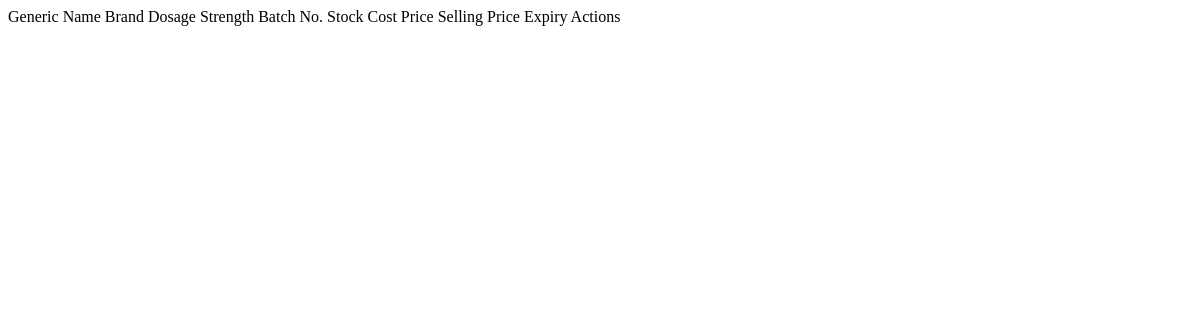
The page /drugs/ (signed in) on the database as committed earlier.
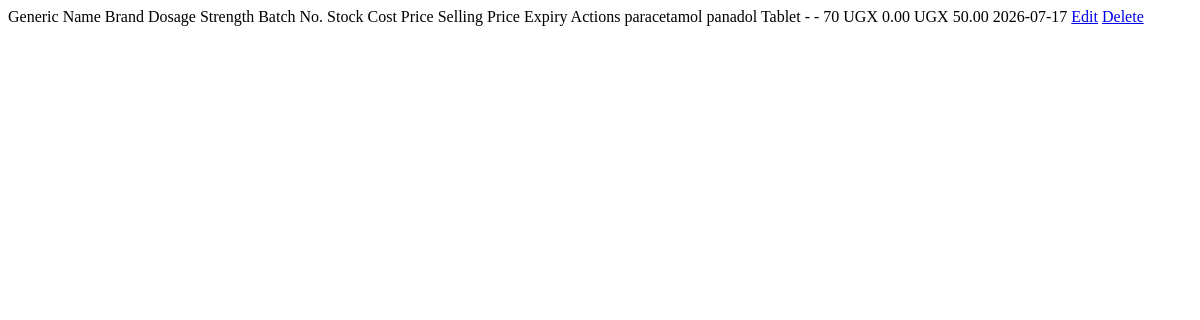
The same page on the database as committed later.
### stock/models.py (models this page shows, shortened)
class Drug(models.Model):
    markup_percentage = models.DecimalField(
        max_digits=5,
        decimal_places=2,
        default=50.00,
        help_text="Default 50% (1.5x cost price)"
)
    DOSAGE_CHOICES = [
        ('tablet', 'Tablet'),
        ('capsules', 'Capsules'),
        ('injection', 'Injection'),
        ('syrup', 'Syrup'),
        ('suspension', 'Suspension'),
        ('drops', 'Drops'),
        ('ointment', 'Ointment'),
        ('cream', 'Cream'),
        ('jerry', 'Jerry'),
        ('oil', 'Oil'),
        ('spray', 'Spray'),
        ('gel', 'Gel'),
        ('powder', 'Powder'),
        ('liquid', 'Liquid'),
        ('balm', 'Balm'),
    ]
    name = models.CharField(max_length=200)
    generic_name = models.CharField(max_length=200, blank=True, null=True)
    brand = models.CharField(max_length=100, blank=True, null=True)
    description = models.TextField(blank=True, null=True)
    dosage = models.CharField(
        max_length=50,
        choices=DOSAGE_CHOICES,
        default='tablet',
        blank=True,
        null=True,
        help_text="Select the dosage form"
    )
    strength = models.CharField(
        max_length=100,
        blank=True,
        null=True,
        help_text="e.g., 500mg, 10mg/5ml"
    )
    category = models.ForeignKey(Category, on_delete=models.SET_NULL, null=True, related_name='drugs')
    supplier = models.ForeignKey(Supplier, on_delete=models.SET_NULL, null=True, related_name='drugs')
    cost_price = models.DecimalField(max_digits=10, decimal_places=2, default=0)
    selling_price = models.DecimalField(max_digits=10, decimal_places=2, default=0)
    stock_quantity = models.PositiveIntegerField(default=0)
    reorder_level = models.PositiveIntegerField(default=10)  # FIXED: renamed from min_stock_level
    max_stock_level = models.PositiveIntegerField(default=100, blank=True, null=True)
    expiry_date = models.DateField(blank=True, null=True)
    batch_no = models.CharField(max_length=50, blank=True, null=True, help_text="Batch/Lot number")  # FIXED
    barcode = models.CharField(max_length=100, blank=True, null=True, unique=True)  # FIXED: removed unique from batch_no
    is_active = models.BooleanField(default=True)
    pack_size = models.CharField(
        max_length=50,
        blank=True,
        null=True,
        help_text="e.g., 10 tablets, 100ml"
    )
    markup_percentage = models.DecimalField(
        max_digits=5,
        decimal_places=2,
        default=50.00,
        help_text="Default 50% (1.5x cost price)"
    )
    created_at = models.DateTimeField(auto_now_add=True)
    updated_at = models.DateTimeField(auto_now=True)
    created_by = models.ForeignKey(User, on_delete=models.SET_NULL, null=True, related_name='drugs_created')
    class Meta:
        ordering = ['name']
        indexes = [
            models.Index(fields=['name']),
            models.Index(fields=['batch_no']),  # FIXED: removed dot
            models.Index(fields=['expiry_date']),
        ]
    @property
    def is_expired(self):
        if self.expiry_date:
            return self.expiry_date < timezone.now().date()
        return False

### stock/views.py (the view, shortened to what this page needs)
# urls.py: path('drugs/', views.drug_list, name='drug_list'),
@login_required
def drug_list(request):
    drugs = Drug.objects.all().select_related('category', 'supplier')
    category_id = request.GET.get('category')
    if category_id:
        drugs = drugs.filter(category_id=category_id)
    search_query = request.GET.get('search')
    categories = Category.objects.all()
    context = {
        'drugs': drugs,
        'categories': categories,
        'search_query': search_query,
        'selected_category': category_id
    }
    return render(request, 'stock/drug_list.html', context)

### stock/templates/stock/drug_list.html
<thead>
    <tr>
        <th>Generic Name</th>
        <th>Brand</th>
        <th>Dosage</th>
        <th>Strength</th>
        <th>Batch No.</th>
        <th>Stock</th>
        <th>Cost Price</th>
        <th>Selling Price</th>
        <th>Expiry</th>
        <th>Actions</th>
    </tr>
</thead>
<tbody>
    {% for drug in drugs %}
    <tr>
        <td>{{ drug.generic_name }}</td>
        <td>{{ drug.brand|default:"-" }}</td>
        <td>{{ drug.get_dosage_display }}</td>
        <td>{{ drug.strength|default:"-" }}</td>
        <td>{{ drug.batch_no|default:"-" }}</td>
        <td>{{ drug.stock_quantity }}</td>
        <td>UGX {{ drug.cost_price|floatformat:2 }}</td>
        <td>UGX {{ drug.selling_price|floatformat:2 }}</td>
        <td>
            {% if drug.is_expired %}
            <span class="badge badge-danger">Expired</span>
            {% else %}
            {{ drug.expiry_date|date:"Y-m-d" }}
            {% endif %}
        </td>
        <td>
            <a href="{% url 'stock:drug_edit' drug.id %}" class="btn btn-sm btn-primary">Edit</a>
            <a href="{% url 'stock:drug_delete' drug.id %}" class="btn btn-sm btn-danger">Delete</a>
        </td>
    </tr>
    {% endfor %}
</tbody>

Rows that differ between the two databases and show on the page:
added Drug: generic_name "paracetamol", brand "panadol", dosage "Tablet", strength "-", batch_no "-", stock_quantity "70", cost_price "0.00", selling_price "50.00", expiry_date "2026-07-17"
